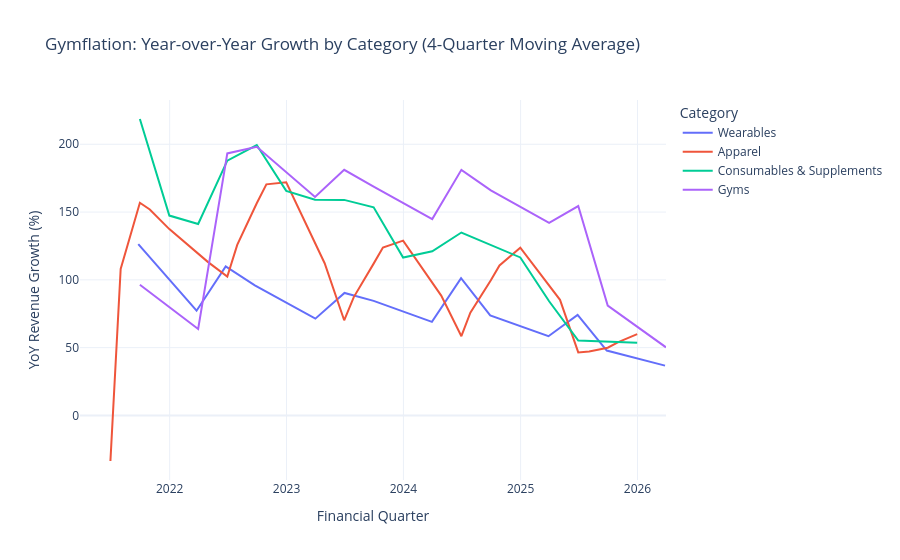

Notebook source saved alongside this figure:
### Code cell
import plotly.express as px
import hvplot.pandas

fig = px.line(
    df_grouped,
    x = "Date",
    y = "smoothed_yoy",
    color = 'Category',
    title= 'Gymflation: Year-over-Year Growth by Category (4-Quarter Moving Average)',
    template = 'plotly_white'
)
fig.update_traces = line = dict(width =3)
fig.update_layout(
    xaxis_title = "Financial Quarter",
    yaxis_title = "YoY Revenue Growth (%)"
)
fig.show()

### Figure 1 — Plotly figure (JSON) as saved in the notebook; plotly's stock layout.template omitted (floating-point values rounded to 4 significant figures)
{"data": [{"hovertemplate": "Category=Wearables<br>Date=%{x}<br>smoothed_yoy=%{y}<extra></extra>", "legendgroup": "Wearables", "line": {"color": "#636efa", "dash": "solid"}, "marker": {"symbol": "circle"}, "mode": "lines", "name": "Wearables", "orientation": "v", "showlegend": true, "type": "scatter", "x": ["2021-03-27", "2021-06-26", "2021-09-25", "2022-03-26", "2022-06-25", "2022-09-24", "2023-04-01", "2023-07-01", "2023-09-30", "2024-03-30", "2024-06-29", "2024-09-28", "2025-03-29", "2025-06-28", "2025-09-27", "2026-03-28"], "xaxis": "x", "y": [NaN, NaN, 126.4, 77.25, 110.0, 95.96, 71.39, 90.36, 84.48, 68.97, 101.3, 73.77, 58.4, 74.12, 47.88, 36.73], "yaxis": "y"}, {"hovertemplate": "Category=Apparel<br>Date=%{x}<br>smoothed_yoy=%{y}<extra></extra>", "legendgroup": "Apparel", "line": {"color": "#EF553B", "dash": "solid"}, "marker": {"symbol": "circle"}, "mode": "lines", "name": "Apparel", "orientation": "v", "showlegend": true, "type": "scatter", "x": ["2021-03-31", "2021-05-02", "2021-06-30", "2021-08-01", "2021-09-30", "2021-10-31", "2021-12-31", "2022-05-01", "2022-06-30", "2022-07-31", "2022-09-30", "2022-10-30", "2022-12-31", "2023-04-30", "2023-06-30", "2023-07-30", "2023-09-30", "2023-10-29", "2023-12-31", "2024-04-28", "2024-06-30", "2024-07-28", "2024-09-30", "2024-10-27", "2024-12-31", "2025-05-04", "2025-06-30", "2025-08-03", "2025-09-30", "2025-11-02", "2025-12-31"], "xaxis": "x", "y": [NaN, NaN, -33.62, 108.1, 156.9, 151.9, 137.4, 113.1, 102.4, 125.8, 156.5, 170.5, 172.0, 112.3, 70.19, 87.28, 112.0, 123.8, 128.9, 88.37, 58.43, 75.74, 99.63, 110.6, 123.7, 85.27, 46.48, 47.17, 49.94, 54.09, 59.92], "yaxis": "y"}, {"hovertemplate": "Category=Consumables & Supplements<br>Date=%{x}<br>smoothed_yoy=%{y}<extra></extra>", "legendgroup": "Consumables & Supplements", "line": {"color": "#00cc96", "dash": "solid"}, "marker": {"symbol": "circle"}, "mode": "lines", "name": "Consumables & Supplements", "orientation": "v", "showlegend": true, "type": "scatter", "x": ["2021-03-31", "2021-06-30", "2021-09-30", "2021-12-31", "2022-03-31", "2022-06-30", "2022-09-30", "2022-12-31", "2023-03-31", "2023-06-30", "2023-09-30", "2023-12-31", "2024-03-31", "2024-06-30", "2024-12-31", "2025-03-31", "2025-06-30", "2025-12-31"], "xaxis": "x", "y": [NaN, NaN, 218.7, 147.4, 141.2, 187.9, 199.4, 165.6, 159.1, 159.0, 153.5, 116.4, 121.0, 134.9, 116.5, 84.22, 55.18, 53.65], "yaxis": "y"}, {"hovertemplate": "Category=Gyms<br>Date=%{x}<br>smoothed_yoy=%{y}<extra></extra>", "legendgroup": "Gyms", "line": {"color": "#ab63fa", "dash": "solid"}, "marker": {"symbol": "circle"}, "mode": "lines", "name": "Gyms", "orientation": "v", "showlegend": true, "type": "scatter", "x": ["2021-03-31", "2021-06-30", "2021-09-30", "2022-03-31", "2022-06-30", "2022-09-30", "2023-03-31", "2023-06-30", "2023-09-30", "2024-03-31", "2024-06-30", "2024-09-30", "2025-03-31", "2025-06-30", "2025-09-30", "2026-03-31"], "xaxis": "x", "y": [NaN, NaN, 96.34, 63.74, 193.3, 198.2, 161.1, 181.2, 168.7, 144.8, 181.2, 166.0, 142.1, 154.5, 81.01, 50.23], "yaxis": "y"}], "layout": {"legend": {"title": {"text": "Category"}, "tracegroupgap": 0}, "title": {"text": "Gymflation: Year-over-Year Growth by Category (4-Quarter Moving Average)"}, "xaxis": {"anchor": "y", "domain": [0, 1], "title": {"text": "Financial Quarter"}}, "yaxis": {"anchor": "x", "domain": [0, 1], "title": {"text": "YoY Revenue Growth (%)"}}}}
